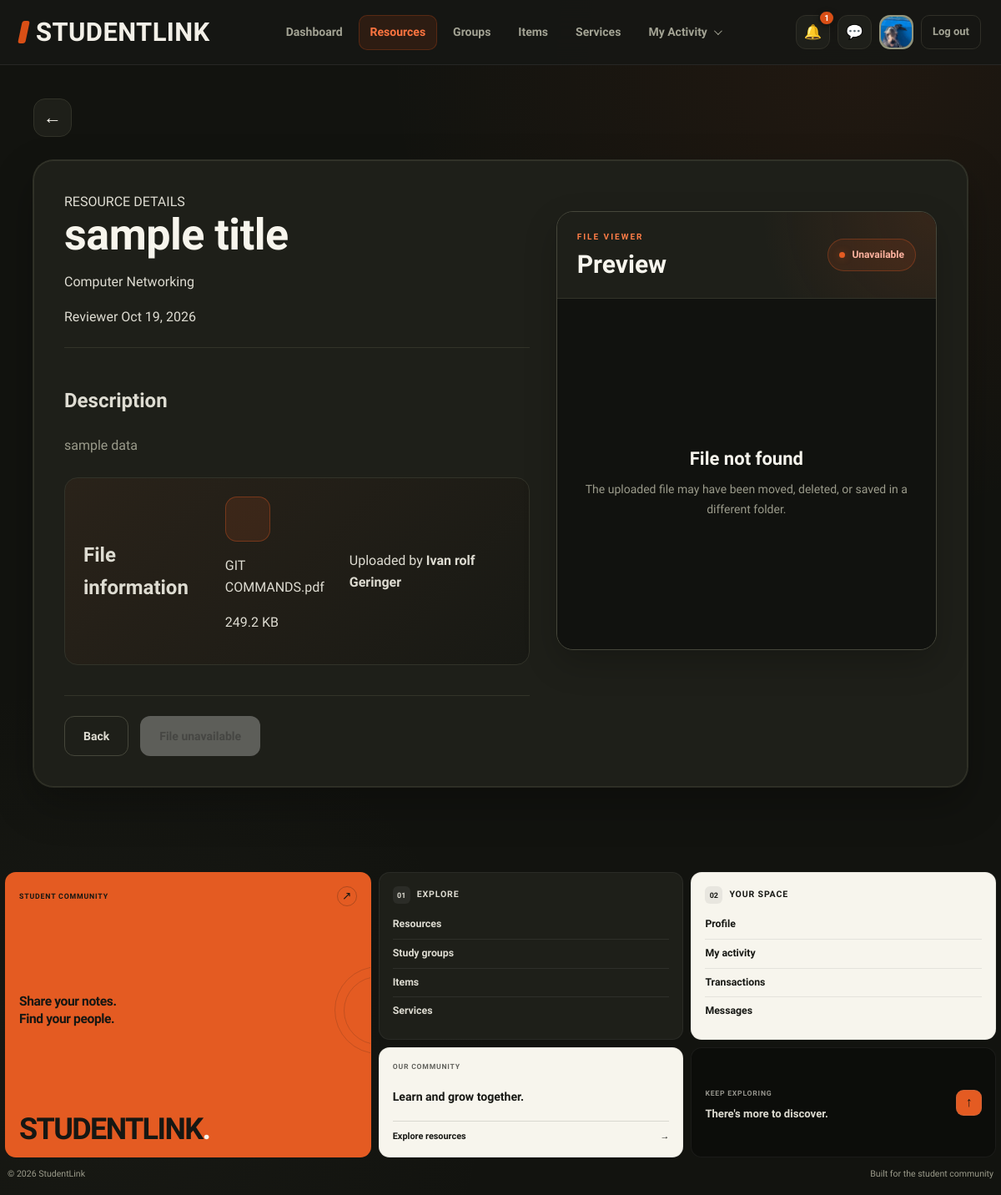
Before: /resource-view.php?id=1 (signed in) with the older database file.
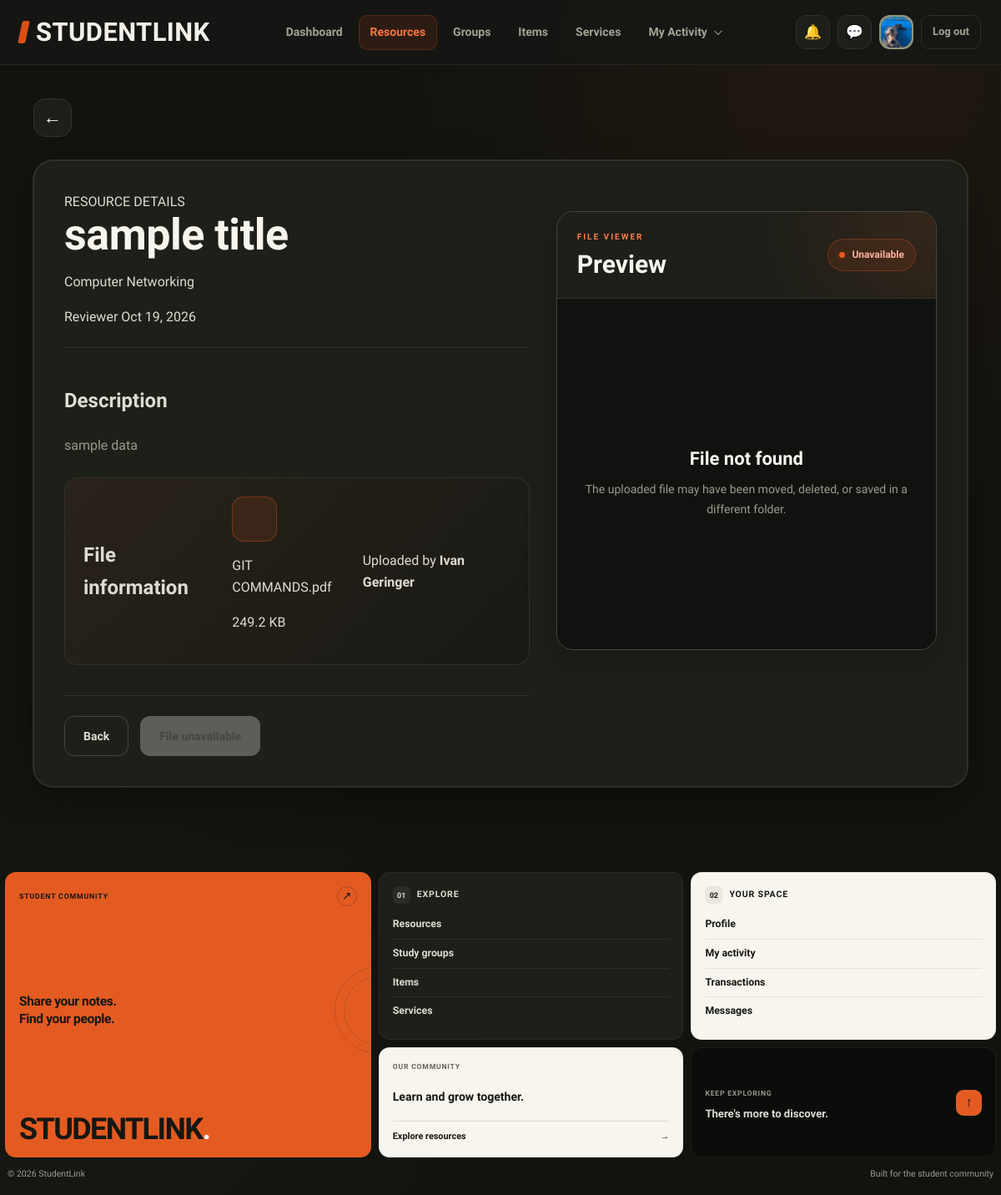
After: the same page with the newer database file.
### tables this page shows
CREATE TABLE `users` (
  `id` int(10) UNSIGNED NOT NULL,
  `full_name` varchar(100) NOT NULL,
  `email` varchar(150) NOT NULL,
  `password_hash` varchar(255) DEFAULT NULL,
  `google_id` varchar(64) DEFAULT NULL,
  `course` varchar(50) DEFAULT NULL,
  `year_level` varchar(20) DEFAULT NULL,
  `about` text DEFAULT NULL,
  `skills` varchar(255) DEFAULT NULL,
  `photo_path` varchar(255) DEFAULT NULL,
  `role` enum('student','admin') NOT NULL DEFAULT 'student',
  `status` enum('Active','Suspended') NOT NULL DEFAULT 'Active',
  `created_at` timestamp NOT NULL DEFAULT current_timestamp()
);

### includes/functions.php (called while the page is built, shortened)
<?php
function e($v) {
    return htmlspecialchars((string) $v, ENT_QUOTES, 'UTF-8');
}

### resource-view.php (the view, shortened to what the changed rows need)
<?php
require_once __DIR__ . '/db_connect.php';
require_once __DIR__ . '/includes/functions.php';
$active = 'resources';
$css = ['resource-view'];
$resource = null;
$errorMessage = '';
$uploadedBy = 'Student';
$fileExists = false;
$formattedSize = 'Size unavailable';
$uploadedDate = '';
$resourceId = filter_input(INPUT_GET, 'id', FILTER_VALIDATE_INT);
if (!$resourceId || $resourceId < 1) {
    $errorMessage = 'Invalid resource ID.';
} else {
    $sql = "
        SELECT
            r.id,
            r.user_id,
            r.subject_id,
            r.title,
            r.resource_type,
            r.description,
            r.file_name,
            r.file_path,
            r.file_type,
            r.file_size,
            r.created_at,
            s.name AS subject_name
        FROM resources r
        LEFT JOIN subjects s ON s.id = r.subject_id
        WHERE r.id = ?
          AND r.status = 'Active'
        LIMIT 1
    ";
    $stmt = $conn->prepare($sql);
    if ($stmt) {
        $stmt->bind_param('i', $resourceId);
        $stmt->execute();
        $result = $stmt->get_result();
        $resource = $result->fetch_assoc();
    }
}
if ($resource) {
    $resourceTitle = $resource['title'];
    $subjectName = $resource['subject_name'] ?? 'General';
    $description = trim($resource['description'] ?? '');
    $resourceType = $resource['resource_type'] ?? 'Resource';
    $originalFileName = $resource['file_name'] ?? 'Resource file';
    $fileSize = (int) ($resource['file_size'] ?? 0);
    if ($fileSize >= 1048576) {
        $formattedSize = number_format($fileSize / 1048576, 2) . ' MB';
    } elseif ($fileSize >= 1024) {
        $formattedSize = number_format($fileSize / 1024, 1) . ' KB';
    } elseif ($fileSize > 0) {
        $formattedSize = $fileSize . ' bytes';
    }
    if (!empty($resource['created_at'])) {
        $timestamp = strtotime($resource['created_at']);
        if ($timestamp !== false) {
            $uploadedDate = date('M j, Y', $timestamp);
        }
    }
    $uploaderId = (int) $resource['user_id'];
    $userStmt = $conn->prepare("
        SELECT full_name
        FROM users
        WHERE id = ?
        LIMIT 1
    ");
    if ($userStmt) {
        $userStmt->bind_param('i', $uploaderId);
        $userStmt->execute();
        $userResult = $userStmt->get_result();
        $userRow = $userResult->fetch_assoc();
        if (!empty($userRow['full_name'])) {
            $uploadedBy = $userRow['full_name'];
        }
    }
}
include __DIR__ . '/includes/header.php';
?>
<link rel="stylesheet" href="css/resource-view.css">
<main class="wrap resource-view-page">
    <?php if ($errorMessage !== ''): ?>
        <section class="resource-message">
            <div class="message-icon">!</div>
            <h1>Resource unavailable</h1>
            <p><?= e($errorMessage) ?></p>
            <a class="btn btn-primary" href="resources.php">
                Back to resources
            </a>
        </section>
    <?php else: ?>
        <div class="detail">
            <section class="stack">
                <div class="info lead">
                    <span class="eyebrow">RESOURCE DETAILS</span>
                    <h1><?= e($resourceTitle) ?></h1>
                    <p class="subject-name">
                        <?= e($subjectName) ?>
                    </p>
                    <div class="resource-tags">
                        <span class="tag">
                            <?= e($resourceType) ?>
                        </span>
                        <?php if ($uploadedDate !== ''): ?>
                            <span class="tag tag-muted">
                                <?= e($uploadedDate) ?>
                            </span>
                        <?php endif; ?>
                    </div>
                </div>
                <div class="info">
                    <h2>Description</h2>
                    <p class="description">
                        <?= nl2br(e($description ?? '')) ?>
                    </p>
                </div>
                <div class="info file-info">
                    <h2>File information</h2>
                    <div class="file-name-row">
                        <div class="file-icon">
                        </div>
                        <div class="file-name-details">
                            <p class="file-name">
                                <?= e($originalFileName) ?>
                            </p>
                            <p class="file-meta">
                                <?= e($formattedSize) ?>
                            </p>
                        </div>
                    </div>
                    <div class="uploader">
                        <span>Uploaded by</span>
                        <strong><?= e($uploadedBy) ?></strong>
                    </div>
                </div>
                <div class="actions">
                    <a class="btn btn-quiet" href="resources.php">
                        Back
                    </a>
                    <?php if ($fileExists): ?>
                        <a
                            class="btn btn-primary"
                            href="resource-download.php?id=<?= (int) $resource['id'] ?>"
                        >
                            <icon name="download" size="17" />
                            Download file
                        </a>
                    <?php else: ?>
                        <button class="btn btn-disabled" disabled>
                            File unavailable
                        </button>
                    <?php endif; ?>
                </div>
            </section>
            <section class="preview-card">
                <div class="preview-heading">
                    <div>
                        <span class="eyebrow">FILE VIEWER</span>
                        <h2>Preview</h2>
                    </div>
                    <?php if ($fileExists): ?>
                        <span class="preview-status">Available</span>
                    <?php else: ?>
                        <span class="preview-status unavailable">
                            Unavailable
                        </span>
                    <?php endif; ?>
                </div>
                <div class="preview-content">
                    <?php if (!$fileExists): ?>
                        <div class="preview-empty">
                            <icon name="file-warning" size="42" />
                            <h3>File not found</h3>
                            <p>
                                The uploaded file may have been moved,
                                deleted, or saved in a different folder.
                            </p>
                        </div>
                    <?php endif; ?>
                </div>
            </section>
        </div>
    <?php endif; ?>
</main>
<?php include __DIR__ . '/includes/footer.php'; ?>

### includes/header.php (shortened to what the changed rows need)
<?php
require_once __DIR__ . '/functions.php';
require_once __DIR__ . '/../db_connect.php';
$css = $css ?? [];
$active = $active ?? '';
$bare = $bare ?? false;
$headerName = $_SESSION['full_name']
    ?? $_SESSION['user']
    ?? 'Student';
$headerPhoto = '';
$unreadNotificationCount = 0;
if (!empty($_SESSION['user_id'])) {
    $headerUserId = (int) $_SESSION['user_id'];
    $photoStmt = $conn->prepare("
        SELECT full_name, photo_path
        FROM users
        WHERE id = ?
        LIMIT 1
    ");
    if ($photoStmt) {
        $photoStmt->bind_param('i', $headerUserId);
        $photoStmt->execute();
        $photoResult = $photoStmt->get_result();
        $headerUser = $photoResult->fetch_assoc();
        if ($headerUser) {
            $headerName = $headerUser['full_name'] ?: $headerName;
            if (!empty($headerUser['photo_path'])) {
                $headerPhoto = $headerUser['photo_path'];
            }
        }
    }
    $notificationStmt = $conn->prepare("
        SELECT COUNT(*) AS unread_count
        FROM notifications
        WHERE user_id = ?
        AND is_read = 0
    ");
    if ($notificationStmt) {
        $notificationStmt->bind_param('i', $headerUserId);
        $notificationStmt->execute();
        $notificationResult = $notificationStmt->get_result();
        $notificationRow = $notificationResult->fetch_assoc();
        $unreadNotificationCount = (int) (
            $notificationRow['unread_count'] ?? 0
        );
    }
}
?>
<!DOCTYPE html>
<html lang="en">
<head>
    <?php foreach ($css as $stylesheet): ?>
        <link
            rel="stylesheet"
            href="css/<?= e($stylesheet) ?>.css"
        >
    <?php endforeach; ?>
</head>
<body>
<?php if (!$bare): ?>
<nav class="nav" aria-label="Main navigation">
    <div class="nav-tools">
        <a
            class="icon-btn notification-link"
            href="notifications.php"
            aria-label="<?= $unreadNotificationCount > 0
                ? 'Notifications, ' . $unreadNotificationCount . ' unread'
                : 'Notifications' ?>"
            title="Notifications"
            <?= $active === 'notifications' ? 'aria-current="page"' : '' ?>
        >
            &#128276;
            <?php if ($unreadNotificationCount > 0): ?>
                <span class="notification-badge">
                    <?= $unreadNotificationCount > 99
                        ? '99+'
                        : $unreadNotificationCount ?>
                </span>
            <?php endif; ?>
        </a>
        <a
            class="avatar"
            href="profile.php"
            aria-label="Your profile"
            title="<?= e($headerName) ?>"
        >
            <?php if ($headerPhoto !== ''): ?>
                <img
                    src="<?= e($headerPhoto) ?>"
                    alt="Your profile photo"
                >
            <?php else: ?>
                <?= e(initials($headerName)) ?>
            <?php endif; ?>
        </a>
    </div>
</nav>
<?php endif; ?>
</body>
</html>

Changed rows visible on the page:
changed users: full_name "Ivan rolf Geringer" → "Ivan Geringer"
Other visible differences:
$unreadNotificationCount: "1" → (not shown)
